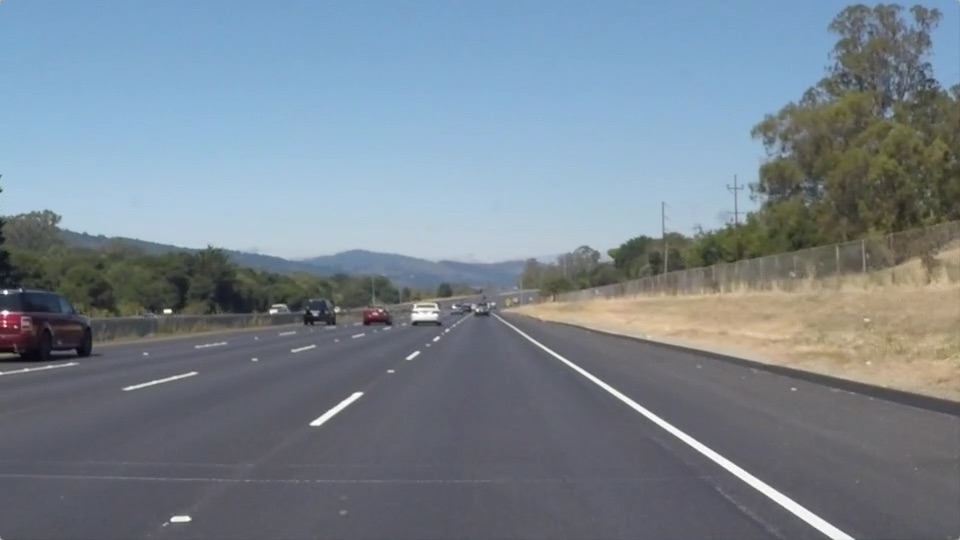
#> input picture CarND-LaneLines-P1/test_images/solidWhiteRight.jpg, 960 x 540 px
$ jupyter execute --allow-errors P1.ipynb   (shell and % lines are left out)
#> lines starting #> are read from the running program, lines starting #| are printed output that depends on the picture
# **Finding Lane Lines on the Road**
***
In this project, you will use the tools you learned about in the lesson to identify lane lines on the road.  You can develop your pipeline on a series of individual images, and later apply the result to a video stream (really just a series of images). Check out the video clip "raw-lines-example.mp4" (also contained in this repository) to see what the output should look like after using the helper functions below.

Once you have a result that looks roughly like "raw-lines-example.mp4", you'll need to get creative and try to average and/or extrapolate the line segments you've detected to map out the full extent of the lane lines.  You can see an example of the result you're going for in the video "P1_example.mp4".  Ultimately, you would like to draw just one line for the left side of the lane, and one for the right.

---
Let's have a look at our first image called 'test_images/solidWhiteRight.jpg'.  Run the 2 cells below (hit Shift-Enter or the "play" button above) to display the image.

**Note** If, at any point, you encounter frozen display windows or other confounding issues, you can always start again with a clean slate by going to the "Kernel" menu above and selecting "Restart & Clear Output".

---

**The tools you have are color selection, region of interest selection, grayscaling, Gaussian smoothing, Canny Edge Detection and Hough Tranform line detection.  You  are also free to explore and try other techniques that were not presented in the lesson.  Your goal is piece together a pipeline to detect the line segments in the image, then average/extrapolate them and draw them onto the image for display (as below).  Once you have a working pipeline, try it out on the video stream below.**

---

<figure>

 <figcaption>
 <p></p>
 <p style="text-align: center;"> Your output should look something like this (above) after detecting line segments using the helper functions below </p>
 </figcaption>
</figure>
 <p></p>
<figure>

 <figcaption>
 <p></p>
 <p style="text-align: center;"> Your goal is to connect/average/extrapolate line segments to get output like this</p>
 </figcaption>
</figure>

[cell 1]
#importing some useful packages
import matplotlib.pyplot as plt
import matplotlib.image as mpimg
import numpy as np
import cv2

[cell 2]
#reading in an image
image = mpimg.imread('test_images/solidWhiteRight.jpg')
#> image is the input picture: shape (540, 960, 3); mean R, G, B 120.3, 132.6, 143.7
#printing out some stats and plotting
print('This image is:', type(image), 'with dimesions:', image.shape)
#| This image is: <class 'numpy.ndarray'> with dimesions: (540, 960, 3)
plt.imshow(image)  #call as plt.imshow(gray, cmap='gray') to show a grayscaled image

**Some OpenCV functions (beyond those introduced in the lesson) that might be useful for this project are:**

`cv2.inRange()` for color selection
`cv2.fillPoly()` for regions selection
`cv2.line()` to draw lines on an image given endpoints
`cv2.addWeighted()` to coadd / overlay two images
`cv2.cvtColor()` to grayscale or change color
`cv2.imwrite()` to output images to file
`cv2.bitwise_and()` to apply a mask to an image

**Check out the OpenCV documentation to learn about these and discover even more awesome functionality!**

Below are some helper functions to help get you started. They should look familiar from the lesson!

[cell 3]
import math


# [12 lines left out: functions grayscale, canny, not called in this run]

def gaussian_blur(img, kernel_size):
    """Applies a Gaussian Noise kernel"""
    return cv2.GaussianBlur(img, (kernel_size, kernel_size), 0)

# [136 lines left out: functions region_of_interest, draw_lines, hpass_angle_filter, average_lines, hough_lines, weighted_img, not called in this run]

## Test on Images

Now you should build your pipeline to work on the images in the directory "test_images"
**You should make sure your pipeline works well on these images before you try the videos.**

#> (a cell that did not finish here is left out)

run your solution on all test_images and make copies into the test_images directory).

## Test on Videos

You know what's cooler than drawing lanes over images? Drawing lanes over video!

We can test our solution on two provided videos:

`solidWhiteRight.mp4`

`solidYellowLeft.mp4`

[cell 5]
# Import everything needed to edit/save/watch video clips
from moviepy.editor import VideoFileClip
from IPython.display import HTML

[cell 6]
# [12 lines left out: function process_image, not called in this run]

Let's try the one with the solid white lane on the right first ...

[cell 7]
white_output = 'white.mp4'
#> (the rest of this cell did not finish here and is left out)

Play the video inline, or if you prefer find the video in your filesystem (should be in the same directory) and play it in your video player of choice.

[cell 8]
HTML("""
<video width="960" height="540" controls>
  <source src="{0}">
</video>
""".format(white_output))

**At this point, if you were successful you probably have the Hough line segments drawn onto the road, but what about identifying the full extent of the lane and marking it clearly as in the example video (P1_example.mp4)?  Think about defining a line to run the full length of the visible lane based on the line segments you identified with the Hough Transform.  Modify your draw_lines function accordingly and try re-running your pipeline.**

Now for the one with the solid yellow lane on the left. This one's more tricky!

[cell 9]
yellow_output = 'yellow.mp4'
#> (the rest of this cell did not finish here and is left out)

[cell 10]
HTML("""
<video width="960" height="540" controls>
  <source src="{0}">
</video>
""".format(yellow_output))

## Reflections

Congratulations on finding the lane lines!  As the final step in this project, we would like you to share your thoughts on your lane finding pipeline... specifically, how could you imagine making your algorithm better / more robust?  Where will your current algorithm be likely to fail?

Please add your thoughts below,  and if you're up for making your pipeline more robust, be sure to scroll down and check out the optional challenge video below!

## Answers

### Comments

The function **draw_lines_concat()** draws the full extent of the lane.

1. compute the best linear fit for each line and extract the slope (*m*) and the intercept (*b*)

    1.1. for each line, separate the data points according to the sign of the slope (*m*<0 and *m*>0)

    1.2. if the slope is used as the only 'classification' parameter, there are instances when the lane detection fails. I added one additional condition:


Below is a plot of the datapoints (x1, y1, x2, y2) that makes the Hough line segments. The red (blue) dots are from the segments with a negative (positive) slope: *m* <0 (*m* > 0). The red line is a best linear fit of the red scatters. Because of the 2 outliers, (around (x=750,y=500), the best fit does not follow the expected trend.
Hence, I use an additional classification scheme for left and right lane:

    1.3 the absolute value of the angle of the segment must be larger than some threshold value ($\phi=$20deg, for example):

$ \phi = \left|\  arctan \left[ \frac{y2 - y1}{x2 - x1} ) \right] \ \right| \times \frac{180}{\pi} $

[cell 11]
left = np.array([[194, 519], [481, 310], [271, 475], [469, 315], [317, 428], [474, 314], [201, 530], [463, 318], [169, 538], [474, 317], [376, 383], [471, 314], [198, 532], [375, 384], [745, 491], [800, 489], [258, 485], [404, 363], [189, 539], [364, 392], [404, 369], [459, 325]])

right = np.array([[476, 313], [786, 492], [483, 314], [799, 489], [478, 313], [788, 492], \
            [482, 315], [799, 491], [746, 493], [775, 493]])

m, b = np.polyfit(left[:,0],left[:,1], 1)
plt.gca().invert_yaxis()
plt.plot(np.arange(100,700), m*np.arange(100,700)+b, color='red' )
plt.plot(right[:,0], right[:,1], 'bo')
plt.plot(left[:,0], left[:,1], 'ro')

plt.show()
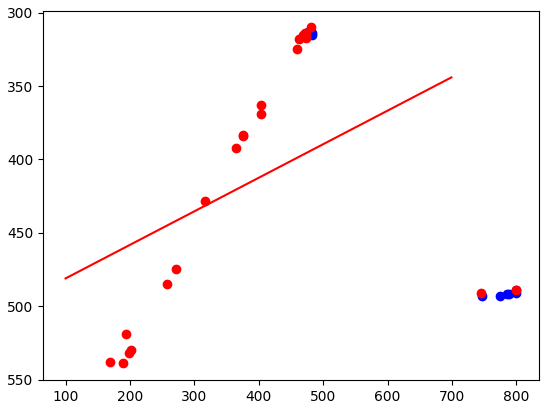
#> figure drawn by matplotlib, 1 panel; curve peaks at x = 100, y = 481.1
